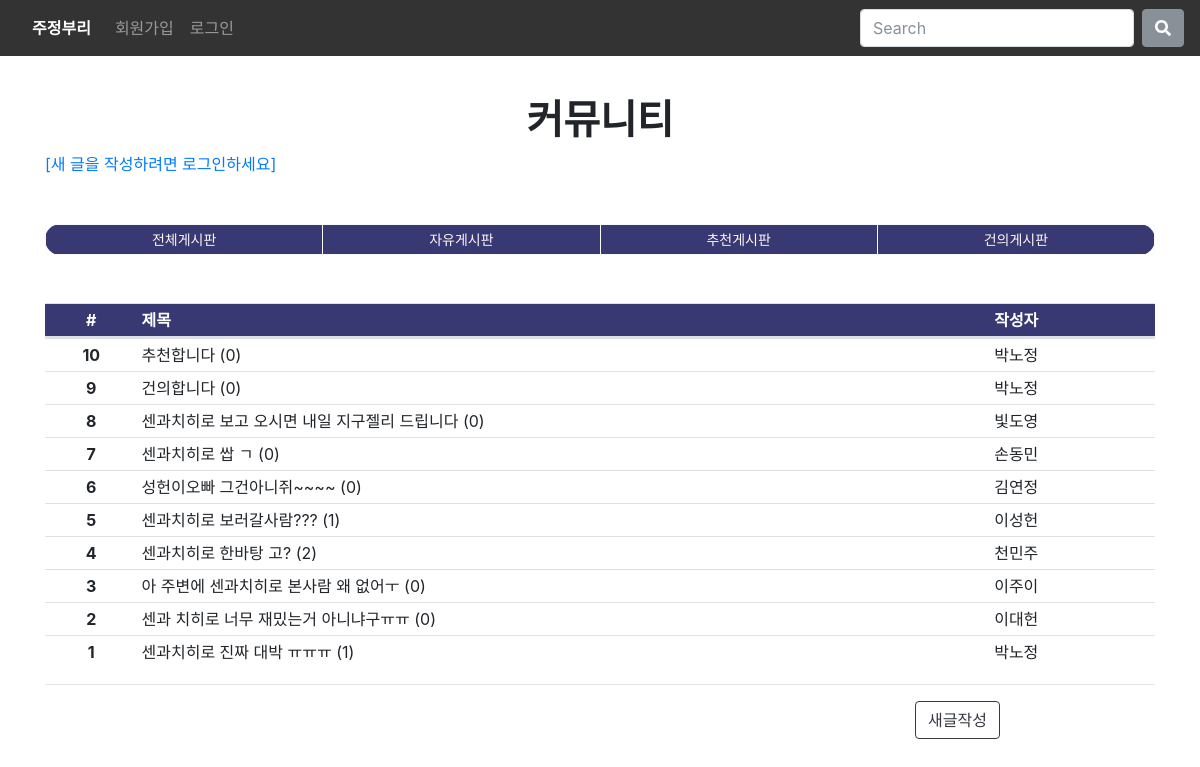
/community/articles/, run on the app's committed database.
### community/models.py (models this page shows)
class Article(models.Model):
    title= models.CharField(max_length=100)
    content = models.TextField()
    created_at = models.DateTimeField(auto_now_add=True)
    updated_at = models.DateTimeField(auto_now=True)
    user = models.ForeignKey(settings.AUTH_USER_MODEL, on_delete=models.CASCADE)
    purpose = models.IntegerField()

class Comment(models.Model):
    user = models.ForeignKey(settings.AUTH_USER_MODEL, on_delete=models.CASCADE)
    article = models.ForeignKey(Article, on_delete=models.CASCADE)
    content = models.CharField(max_length=300)
    created_at = models.DateTimeField(auto_now_add=True)
    updated_at = models.DateTimeField(auto_now=True)

### accounts/models.py (models this page shows)
class User(AbstractUser):
    pass

### community/views.py (the view)
# urls.py: path('articles/', views.index, name='index'),
@require_GET
def index(request):
    articles = Article.objects.order_by('-pk')
    paginator = Paginator(articles, 10)
    page_number = request.GET.get('page')
    page_obj = paginator.get_page(page_number)
    context = {
        'articles': articles,
        'page_obj': page_obj,
    }
    return render(request, 'community/index.html', context)

### community/templates/community/index.html (shortened to what this page needs)
{% extends 'base.html' %}
{% block content %}
  <h1 class='jemok'><strong>커뮤니티</strong> </h1>
  {% if user.is_authenticated %}
  {% else %}
  <a href="{% url 'accounts:login' %}">[새 글을 작성하려면 로그인하세요]</a>
  {% endif %}
  <div class="w-100 my-5" style="background-color: rgb(56, 56, 114); border-radius: 20px;">
    <div class="w-100 btn-group btn-group-sm overflow-auto" role="group">
      <button id="btn-0" class="btn btn-outline-light my-2 my-sm-0"
      onclick="location.href='{% url 'community:index' %}'">전체게시판</button>
      <button id="btn-1" class="btn btn-outline-light my-2 my-sm-0"
      onclick="location.href='{% url 'community:pur_index' 1 %}'">자유게시판</button>
      <button id="btn-2" class="btn btn-outline-light my-2 my-sm-0"
      onclick="location.href='{% url 'community:pur_index' 2 %}'">추천게시판</button>
      <button id="btn-3" class="btn btn-outline-light my-2 my-sm-0"
      onclick="location.href='{% url 'community:pur_index' 3 %}'">건의게시판</button>
    </div>
  </div>
  <table class="table">
    <thead class="col-12 thead">
      <tr class="row w-100 m-0" style="background-color: rgb(56, 56, 114); color:white">
        <th class="col-1 text-center p-1">#</th>
        <th class="col-7 col-md-8 p-1">제목</th>
        <th class="col-4 col-md-3 p-1 text-center">작성자</th>
      </tr>
    </thead>
    <tbody class="col-12">
      {% for article in page_obj %}
      <tr class="row m-0" onclick="location.href='{% url 'community:detail' article.pk %}'" style="cursor:pointer;">
        <th class="col-1 p-1 text-center">{{ article.pk }}</th>
        <td class="col-7 col-md-8 p-1 text-truncate" colspan="2">{{ article.title }} ({{ article.comment_set.all|length }})</td>
        <td class="col-4 col-md-3 p-1 text-center text-truncate">{{ article.user }}</td>
      </tr>
      {% endfor %}
    </tbody>
  </table>
  <hr>
  <a href="{% url 'community:create' %}" class=" new btn btn-outline-dark">새글작성</a>
  </div>
{% endblock %}

### final_pjt/templates/base.html (style rules this page uses)
body { background-color: white; opacity: 1; }

### community/templates/community/index.html (style rules this page uses)
.jemok { text-align: center; }
.new { position: absolute; right: 200px; }

### data on the page
Article: pk "10", title "추천합니다", comment_set.all|length "0", user "박노정"
Article: pk "9", title "건의합니다", comment_set.all|length "0", user "박노정"
Article: pk "8", title "센과치히로 보고 오시면 내일 지구젤리 드립니다", comment_set.all|length "0", user "빛도영"
Article: pk "7", title "센과치히로 쌉 ㄱ", comment_set.all|length "0", user "손동민"
Article: pk "6", title "성헌이오빠 그건아니쥐~~~~", comment_set.all|length "0", user "김연정"
Article: pk "5", title "센과치히로 보러갈사람???", comment_set.all|length "1", user "이성헌"
Article: pk "4", title "센과치히로 한바탕 고?", comment_set.all|length "2", user "천민주"
Article: pk "3", title "아 주변에 센과치히로 본사람 왜 없어ㅜ", comment_set.all|length "0", user "이주이"
Article: pk "2", title "센과 치히로 너무 재밌는거 아니냐구ㅠㅠ", comment_set.all|length "0", user "이대헌"
Article: pk "1", title "센과치히로 진짜 대박 ㅠㅠㅠ", comment_set.all|length "1", user "박노정"
